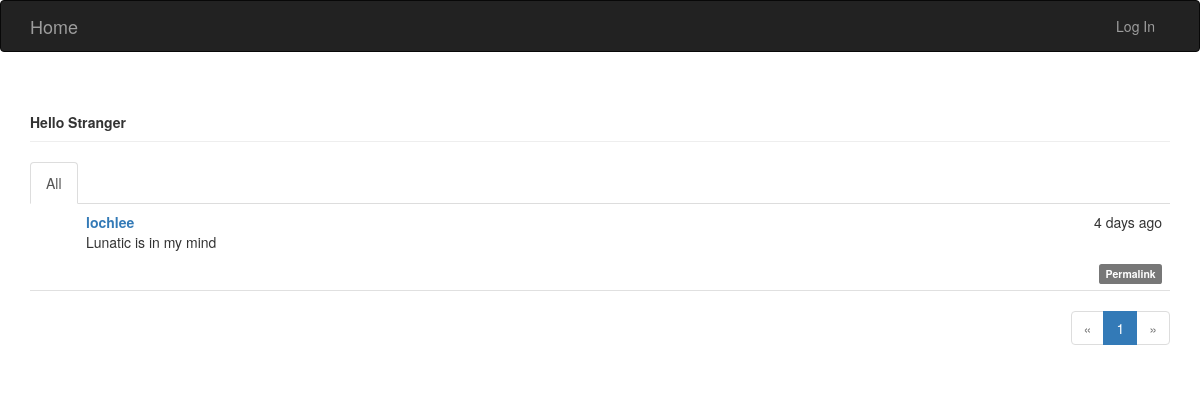
Before: / with the older database file.
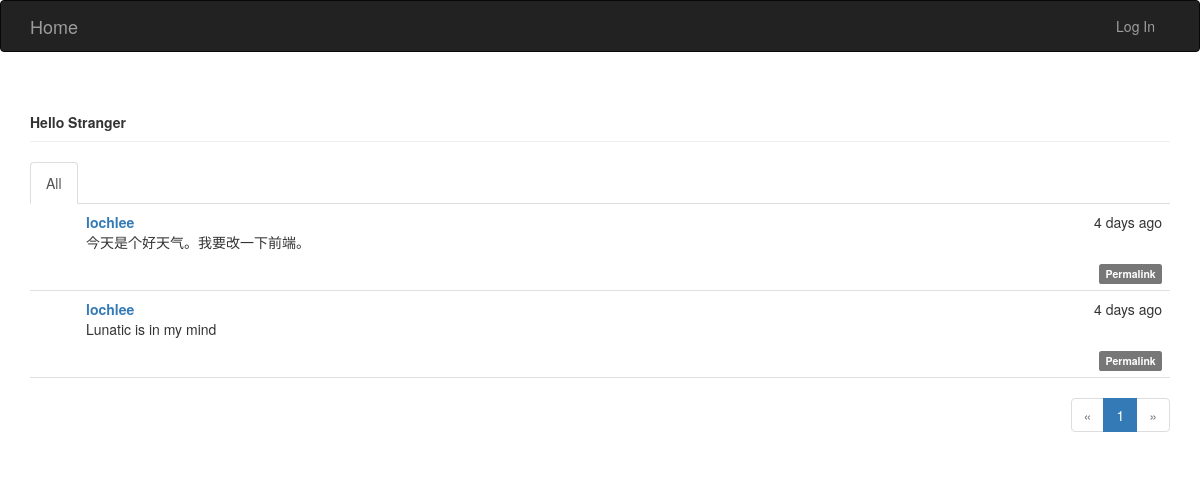
After: the same page with the newer database file.
### app/models.py (models this page shows, shortened)
class Post(db.Model):
	__tablename__='posts'
	id=db.Column(db.Integer,primary_key=True)
	body=db.Column(db.Text)
	timestamp=db.Column(db.DateTime,index=True,default=datetime.utcnow)
	author_id=db.Column(db.Integer,db.ForeignKey('users.id'))
	body_html=db.Column(db.Text)
	comments=db.relationship('Comment',backref='post',lazy='dynamic')

class User(db.Model,UserMixin):
	__tablename__='users'
	id=db.Column(db.Integer,primary_key=True)
	email=db.Column(db.String(64),unique=True,index=True)
	username=db.Column(db.String(64),unique=True)
	role_id=db.Column(db.Integer,db.ForeignKey('roles.id'))
	password_hash=db.Column(db.String(128))
	confirmed=db.Column(db.Boolean,default=False)
	name=db.Column(db.String(64))
	location=db.Column(db.String(64))
	about_me=db.Column(db.Text())
	member_since=db.Column(db.DateTime(),default=datetime.utcnow)
	last_seen=db.Column(db.DateTime(),default=datetime.utcnow)
	posts=db.relationship('Post',backref='author',lazy='dynamic')
	followers=db.relationship('Follow',foreign_keys=[Follow.followed_id],backref=db.backref('followed',lazy='joined'),lazy='dynamic',cascade='all,delete-orphan')
	followed=db.relationship('Follow',foreign_keys=[Follow.follower_id],backref=db.backref('follower',lazy='joined'),lazy='dynamic',cascade='all,delete-orphan')
	comments=db.relationship('Comment',backref='author',lazy='dynamic')
	photo=db.relationship('Photo',backref='user')
	@property
	def password(self):
		raise AttributeError('password is not a readable attribute')

### app/main/views.py (the view)
@main.route('/', methods=['GET', 'POST'])
def index():
    form = PostForm()
    show_followed=False
    if current_user.is_authenticated:
        show_followed=bool(request.cookies.get('show_followed',''))
    if show_followed:
        query=current_user.followed_posts
    else:
        query=Post.query
    page=request.args.get('page',1,type=int)
    pagination=query.order_by(Post.timestamp.desc()).paginate(page,per_page=current_app.config['POSTS_PER_PAGE'],error_out=False)
    posts=pagination.items
    if current_user.can(Permission.WRITE_ARTICLES) and form.validate_on_submit():
        post=Post(body=form.body.data,author=current_user._get_current_object())
        db.session.add(post)
        return redirect(url_for('main.index'))
    return render_template('index.html',form=form,posts=posts,pagination=pagination,show_followed=show_followed)

### app/auth/views.py (called while the page is built)
@auth.before_app_request
def before_request():
	if current_user.is_authenticated:
		current_user.ping()
		if not current_user.confirmed and request.endpoint[:5]!='auth.' and request.endpoint!='static':
			return redirect(url_for('auth.unconfirmed'))

### app/main/__init__.py (called while the page is built)
@main.app_context_processor
def inject_permissions():
	return dict(Permission=Permission)

### app/models.py (called while the page is built)
	def can(self,permissions):
		return False

	def is_administrator(self):
		return False

### app/templates/index.html (shortened to what this page needs)
{% extends "base.html" %}
{% import "bootstrap/wtf.html" as wtf %}
{% import "_macros.html" as macro %}
{% block page_content %}
<div class="page-header">
	{% if current_user.is_authenticated %}
		<b>Hello {{current_user.username}}</b>
	{% else %}
		<b>Hello Stranger</b>
	{% endif %}
</div>
<div class="post-tabs">
	<ul class="nav nav-tabs">
		<li {% if not show_followed %} class="active"{% endif %}> <a href="{{url_for('.show_all')}}"> All </a></li>
	</ul>
	{% include '_posts.html' %}
</div>
{% if pagination %}
<div class="pagination">
	{{macro.pagination_widget(pagination,'.index')}}
</div>
{% endif %}
{% endblock %}

### app/templates/_posts.html (shortened to what this page needs)
<ul class="posts">
    {% for post in posts %}
    <li class="post">
        <div class="post-content">
            <div class="post-date">
                {{moment(post.timestamp).fromNow()}}
            </div>
            <div class="post-author">
                <a href="{{url_for('main.user',username=post.author.username)}}">
				{{post.author.username}}
			</a>
            </div>
            <div class="post-body">
            	{% if post.body_html %}
            		{{post.body_html|safe}}
        		{% else %}
                	{{post.body}}
            	{% endif %}
            </div>
            <div class="post-footer">
            	<a href="{{url_for('.post',id=post.id)}}">
            		<span class="label label-default">Permalink</span>
            	</a>
            </div>
        </div>
    </li>
    {% endfor %}
</ul>

Changed rows visible on the page:
added Post: timestamp "4 days ago", author.username "lochlee", body_html "今天是个好天气。我要改一下前端。"
